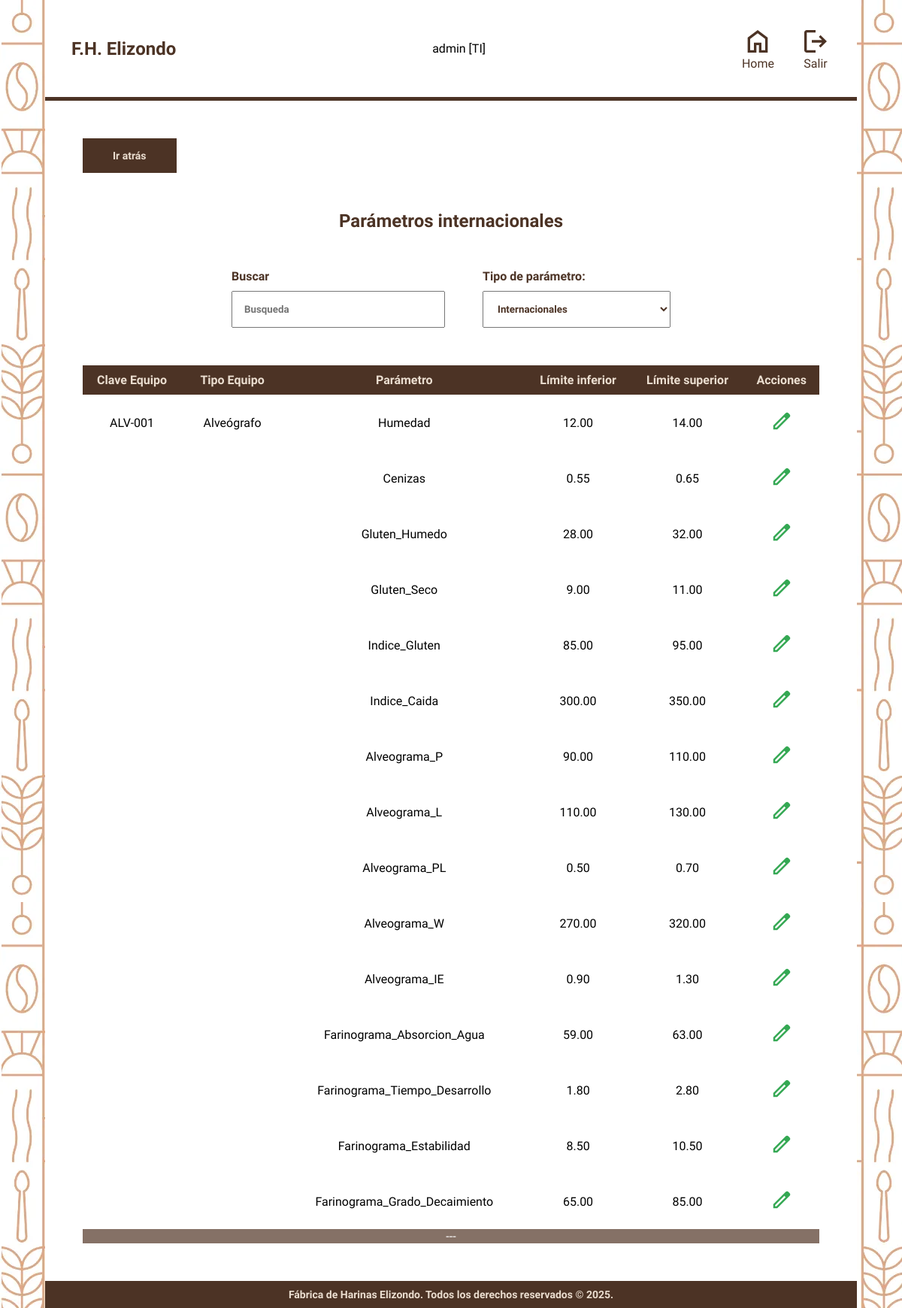
Screenshot of /modulos/parametros.php?tipo=internacionales (signed in) with the database file from the repository.
### tables this page shows
CREATE TABLE Parametros (
    id_parametro INT PRIMARY KEY AUTO_INCREMENT,
    id_equipo INT,
    id_cliente INT,
    nombre_parametro ENUM(
        'Humedad',
        'Cenizas',
        'Gluten_Humedo',
        'Gluten_Seco',
        'Indice_Gluten',
        'Indice_Caida',
        'Alveograma_P',
        'Alveograma_L',
        'Alveograma_PL',
        'Alveograma_W',
        'Alveograma_IE',
        'Farinograma_Absorcion_Agua',
        'Farinograma_Tiempo_Desarrollo',
        'Farinograma_Estabilidad',
        'Farinograma_Grado_Decaimiento'
    ) NOT NULL,
    lim_Superior DECIMAL(10, 2) NOT NULL,
    lim_Inferior DECIMAL(10, 2) NOT NULL,
    FOREIGN KEY (id_equipo) REFERENCES Equipos_Laboratorio(id_equipo),
    FOREIGN KEY (id_cliente) REFERENCES Clientes(id_cliente),
    CHECK (
        (
            id_cliente IS NOT NULL
            AND id_equipo IS NULL
        )
        OR (
            id_cliente IS NULL
            AND id_equipo IS NOT NULL
        )
    )
);

CREATE TABLE Equipos_Laboratorio (
    id_equipo INT PRIMARY KEY AUTO_INCREMENT,
    id_responsable INT NOT NULL,
    clave VARCHAR(50) UNIQUE NOT NULL,
    tipo_equipo ENUM('Alveógrafo', 'Farinógrafo') NOT NULL,
    marca VARCHAR(50),
    modelo VARCHAR(50),
    serie VARCHAR(59) UNIQUE NOT NULL,
    desc_larga VARCHAR(300),
    desc_corta VARCHAR(50) NOT NULL,
    proveedor VARCHAR(50),
    fecha_adquisicion DATE,
    garantia VARCHAR(50) UNIQUE,
    vencimiento_garantia DATE,
    ubicacion VARCHAR(100),
    estado ENUM('Activo', 'Inactivo', 'Baja') NOT NULL DEFAULT 'Activo',
    FOREIGN KEY (id_responsable) REFERENCES Usuarios(id_usuario)
);

### modulos/parametros.php (the view, shortened to what this page needs)
<?php
$filtro = $_GET['tipo'];
?>
<!DOCTYPE html>
<html lang="en">
<head>
    <link rel="stylesheet" href="../styles.css">
    <link rel="stylesheet" href="../css/menu.css">
</head>
<body>
    <main class="contenedor hoja">
        <?php include '../includes/header.php'; ?>
        <div class="contenedor__modulo">
            <a href="../menu.php" class="atras">Ir atrás</a>
            <h2 class="heading">Parámetros <?php echo $filtro; ?></h2>
            <div class="controles">
                <div class="buscador">
                    <h4 class="buscador__label">Buscar</h4>
                    <input type="text" id="searchBar" class="buscador__input" placeholder="Busqueda">
                </div>
                <div class="ordenar">
                    <h4 class="ordenar__label">Tipo de parámetro:</h4>
                    <select name="orden" id="filtroParam" class="ordenar__select">
                        <option value="internacionales" <?= ($filtro === 'internacionales') ? 'selected' : '' ?>>
                            Internacionales</option>
                    </select>
                </div>
            </div>
            <table class="tabla">
                <thead>
                    <tr class="tabla__encabezado">
                        <th><?php echo ($filtro === 'internacionales') ? 'Clave Equipo' : 'ID Cliente'; ?></th>
                        <th><?php echo ($filtro === 'internacionales') ? 'Tipo Equipo' : 'Cliente'; ?></th>
                        <th>Parámetro</th>
                        <th>Límite inferior</th>
                        <th>Límite superior</th>
                        <th>Acciones</th>
                    </tr>
                </thead>
                <tbody>
                    <?php
                    require '../config/conn.php';
                    $tabla = 'equipos_laboratorio';
                    $tipo_param = 'id_equipo';
                    if ($filtro === 'internacionales') {
                        $sql_id = "SELECT
                P.id_parametro,
                P.nombre_parametro,
                P.lim_Superior,
                P.lim_Inferior,
                A.clave AS origen,
                A.tipo_equipo AS tipo,
                A.id_equipo AS id
            FROM parametros P
            LEFT JOIN equipos_laboratorio A ON A.id_equipo = P.id_equipo
            WHERE P.id_equipo = :id";
                        $sql = "SELECT DISTINCT id_equipo FROM parametros";
                    }
                    $stmt = $pdo->prepare($sql);
                    $stmt->execute();
                    while ($id = $stmt->fetch(PDO::FETCH_ASSOC)) {
                        $valor_id = $id[$tipo_param];
                        $stmt_inner = $pdo->prepare($sql_id);
                        $stmt_inner->bindValue(':id', $valor_id, PDO::PARAM_INT);
                        $stmt_inner->execute();
                        $parametros = $stmt_inner->fetchAll(PDO::FETCH_ASSOC);
                        if (!empty($parametros)) {
                            $origen = htmlspecialchars($parametros[0][($filtro === 'internacionales') ? 'origen' : 'id']);
                            $tipo = htmlspecialchars($parametros[0][($filtro === 'internacionales') ? 'tipo' : 'origen']);
                            $primera = true;
                            foreach ($parametros as $parametro) {
                                echo '<tr class="tabla__fila">';
                                if ($primera) {
                                    echo '<td>' . $origen . '</td>';
                                    echo '<td>' . $tipo . '</td>';
                                    $primera = false;
                                } else {
                                    echo '<td></td>';
                                    echo '<td></td>';
                                }
                                echo '<td>' . htmlspecialchars($parametro['nombre_parametro']) . '</td>';
                                echo '<td>' . htmlspecialchars($parametro['lim_Inferior']) . '</td>';
                                echo '<td>' . htmlspecialchars($parametro['lim_Superior']) . '</td>';
                                echo '<td class="tabla__botones">';
                                echo '<a href="parametrosform.php?id=' . $parametro['id_parametro'] . '&ow=' . $tabla . '">
                  <img src="../img/edit.svg" alt="Editar" class="tabla__boton"></a>';
                                echo '</td>';
                                echo '</tr>';
                            }
                            echo '<tr class="tabla__fila--sep"><td colspan="6" class="separador">---</td></tr>';
                        }
                    }
                    ?>
                </tbody>
            </table>
        </div>
        <?php include '../includes/footer.php'; ?>
    </main>
</body>
</html>

### styles.css (style rules this page uses)
:root { --colorPrimario: #EBDED0; --blanco: #FFFFFF; --colorSecundario: #4c3325; --fuenteHeading: "Domine", serif; --fuenteBody: "Lexend", serif; }
.contenedor { max-width: 1200px; width: 90%; margin: 0 auto; }
html { box-sizing: border-box; }
* { margin: 0; padding: 0; }
a { text-decoration: none; color: var(--colorSecundario); }
img { max-width: 100%; }
body { background-image: url(img/bg-login.webp); font-family: var(--fuenteBody); }
h1, h2, h3, h4 { font-family: var(--fuenteHeading); font-weight: bold; color: var(--colorSecundario); }
.contenedor__modulo { padding: 50px; }
.heading { text-align: center; margin: 20px 0; }
.controles { display: flex; align-items: center; justify-content: center; gap: 50px; margin: 50px 0; }
.buscador__label, .ordenar__label { margin-bottom: 10px; }
.buscador__input, .ordenar__select { font-family: inherit; padding: 15px; min-width: 250px; color: var(--colorSecundario); font-weight: bold; }
.tabla { width: 100%; border-collapse: collapse; }
.tabla__encabezado { background-color: var(--colorSecundario); color: var(--colorPrimario); }
.tabla__encabezado th { padding: 10px; }
.tabla__fila td { padding: 20px; text-align: center; vertical-align: middle; }
.tabla__fila--sep td { background-color: #857166; text-align: center; vertical-align: middle; color: white; }
.tabla__boton { height: 30px; cursor: pointer; }
.atras { background-color: var(--colorSecundario); color: var(--colorPrimario); font-weight: bold; padding: 15px 40px; font-size: 14px; display: inline-block; margin-bottom: 30px; }

### css/menu.css (style rules this page uses)
:root { --colorPrimario: #EBDED0; --blanco: #FFFFFF; --colorSecundario: #4c3325; --fuenteHeading: "Domine", serif; --fuenteBody: "Lexend", serif; }
.hoja { background-color: var(--blanco); }

### rows the page displays
parametros: id_equipo.clave "ALV-001", id_equipo.tipo_equipo "Alveógrafo", nombre_parametro "Humedad", lim_Inferior "12.00", lim_Superior "14.00"
parametros: nombre_parametro "Cenizas", lim_Inferior "0.55", lim_Superior "0.65"
parametros: nombre_parametro "Gluten_Humedo", lim_Inferior "28.00", lim_Superior "32.00"
parametros: nombre_parametro "Gluten_Seco", lim_Inferior "9.00", lim_Superior "11.00"
parametros: nombre_parametro "Indice_Gluten", lim_Inferior "85.00", lim_Superior "95.00"
parametros: nombre_parametro "Indice_Caida", lim_Inferior "300.00", lim_Superior "350.00"
parametros: nombre_parametro "Alveograma_P", lim_Inferior "90.00", lim_Superior "110.00"
parametros: nombre_parametro "Alveograma_L", lim_Inferior "110.00", lim_Superior "130.00"
parametros: nombre_parametro "Alveograma_PL", lim_Inferior "0.50", lim_Superior "0.70"
parametros: nombre_parametro "Alveograma_W", lim_Inferior "270.00", lim_Superior "320.00"
parametros: nombre_parametro "Alveograma_IE", lim_Inferior "0.90", lim_Superior "1.30"
parametros: nombre_parametro "Farinograma_Absorcion_Agua", lim_Inferior "59.00", lim_Superior "63.00"
parametros: nombre_parametro "Farinograma_Tiempo_Desarrollo", lim_Inferior "1.80", lim_Superior "2.80"
parametros: nombre_parametro "Farinograma_Estabilidad", lim_Inferior "8.50", lim_Superior "10.50"
parametros: nombre_parametro "Farinograma_Grado_Decaimiento", lim_Inferior "65.00", lim_Superior "85.00"

### other values shown
$_SESSION["username"] "admin"
$_SESSION["rol"] "TI"
$filtro "internacionales"
